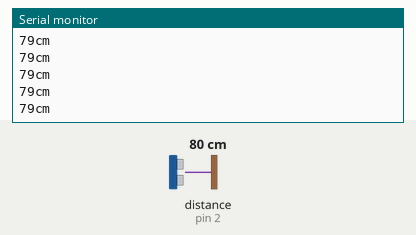
This sketch was run on a simulated Arduino Uno, built with avr-gcc and run on an emulated ATmega328P. On the bench: the last lines printed to the serial monitor. Wiring (inferred from the names in the program): ultrasonic range finder: trigger pin 3; echo pin 2. Inputs (shaded band) come from the test bench; at power-on: distance to the obstacle (sensor on pin 2) 80 cm. The echo pulse lasts 58.3 µs per cm.

Above: at 1.2 s.
1.3 s: distance to the obstacle (sensor on pin 2) set to 2 cm
At 1.71 s:
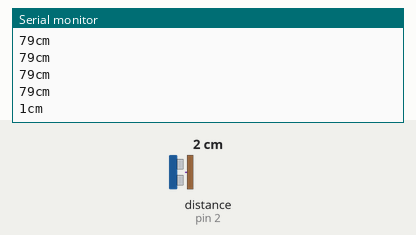
3.5 s: distance to the obstacle (sensor on pin 2) set to 4 cm
At 3.73 s:
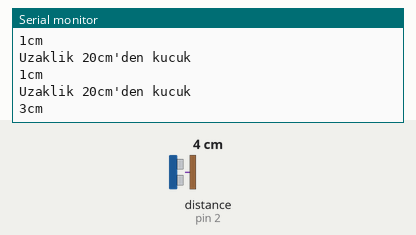
Timing chart, 0 to 6.5 s (numbered marks = the images above; inputs shaded):
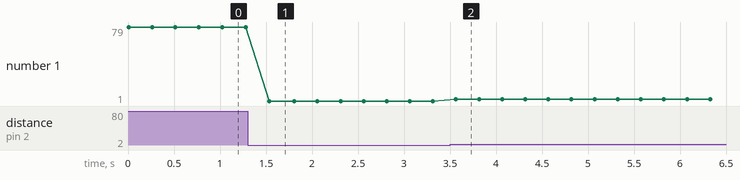

Measured:
- after the input at 1.3 s, the serial monitor: prints a new line after 0.23 s (image 1)
- after the input at 3.5 s, the serial monitor: prints a new line after 0.07 s (image 2)
- plotted number 1: 79 → 1 after the input at 1.3 s, 1 → 3 after the input at 3.5 s

The sketch:

uzakl_k_sens_r.ino
```cpp
/*
 * created by Rui Santos, https://randomnerdtutorials.com
 *
 * Complete Guide for Ultrasonic Sensor HC-SR04
 *
    Ultrasonic sensor Pins:
        VCC: +5VDC
        Trig : Trigger (INPUT) - Pin11
        Echo: Echo (OUTPUT) - Pin 12
        GND: GND
 */

int trigPin = 3;    // Trig
int echoPin = 2;    // Echo

long duration, cm;

void setup() {
  //Serial Port begin
  Serial.begin (9600);
  //Define inputs and outputs
  pinMode(trigPin, OUTPUT);
  pinMode(echoPin, INPUT);
}

void loop() {
  // The sensor is triggered by a HIGH pulse of 10 or more microseconds.
  // Give a short LOW pulse beforehand to ensure a clean HIGH pulse:
  digitalWrite(trigPin, LOW);
  delayMicroseconds(5);
  digitalWrite(trigPin, HIGH);
  delayMicroseconds(10);
  digitalWrite(trigPin, LOW);

  // Read the signal from the sensor: a HIGH pulse whose
  // duration is the time (in microseconds) from the sending
  // of the ping to the reception of its echo off of an object.
  pinMode(echoPin, INPUT);
  duration = pulseIn(echoPin, HIGH);

  // Convert the time into a distance
  cm = (duration/2) / 29.1;     // Divide by 29.1 or multiply by 0.0343

  Serial.print(cm);
  Serial.print("cm");
  Serial.println();

  delay(250);
  if(cm <= 20)
  {
    Serial.println("Uzaklik 20cm'den kucuk");
  }
}
```
